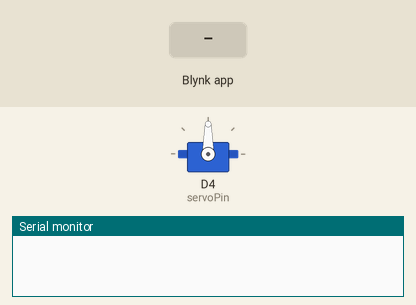
Simulated run of this sketch. Board: ESP8266 (NodeMCU). On the bench: servo, the last lines printed to the serial monitor. The inputs (shaded band) are chosen by the test bench. WiFi joins after 1.5 s; servers stay silent unless stated.

Above: at 3.0 s.
3.1 s: Blynk app writes 1 to V0
At 3.6 s:
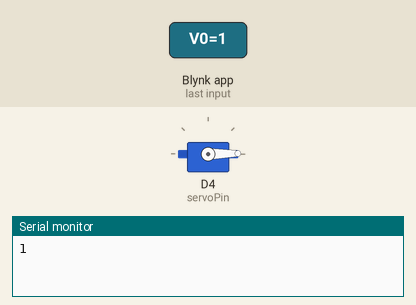
4.6 s: Blynk app writes 200 to V0
At 5.9 s:
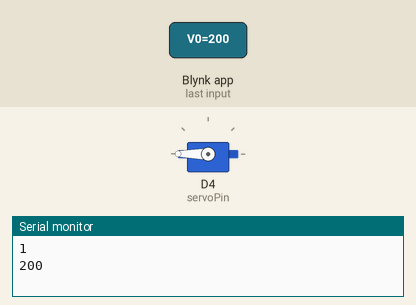
Timing chart, 0 to 7.6 s (numbered marks = the images above; inputs shaded):
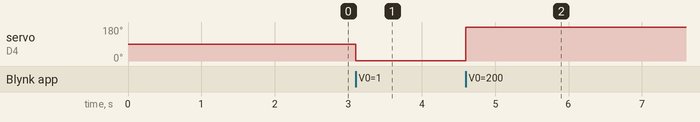

Measured:
- after the input at 3.1 s, servo on D4 (servoPin): 90° → 1° at once
- after the input at 4.6 s, servo on D4 (servoPin): 1° → 180° at once

The sketch:

_12_Code_Full_NoMQTT_DisplayOLED.ino
```cpp
// Define Blynk template ID and name at the very top
#define BLYNK_TEMPLATE_ID "TMPL65HBVGn3o"
#define BLYNK_TEMPLATE_NAME "HC04AndSevor"
#define BLYNK_AUTH_TOKEN "ue2aKWfmhmBe02cDLVOby5JJyw7_19xJ"

#include <ESP8266WiFi.h>
#include <BlynkSimpleEsp8266.h>
#include <Servo.h>  // ไลบรารีสำหรับเซอร์โวมอเตอร์

// Wi-Fi credentials
const char* ssid = "HUAWEI_2310"; // Wi-Fi name
const char* password = "1234567890"; // Wi-Fi password

Servo myServo;  // สร้างอ็อบเจกต์เซอร์โว
int servoPin = D4;  // กำหนดพอร์ต D4 (GPIO2) สำหรับเซอร์โวมอเตอร์

void setup() {
  Serial.begin(115200);  // เปิด Serial Monitor ที่ baud rate 115200
  Blynk.begin(BLYNK_AUTH_TOKEN, ssid, password);  // เริ่มการเชื่อมต่อกับ Blynk
  myServo.attach(servoPin);       // เชื่อมต่อเซอร์โวที่พอร์ต D4
}

BLYNK_WRITE(V0) {  // รับค่าจาก Virtual Pin V0
  int angle = param.asInt();  // อ่านค่ามุมจากแอป Blynk
  Serial.println(angle);  // พิมพ์ค่า angle ออกมาที่ Serial Monitor
  myServo.write(angle);  // ปรับมุมเซอร์โวตามค่าที่รับมา
}

void loop() {
  Blynk.run();  // เริ่มการทำงานของ Blynk
}
```
